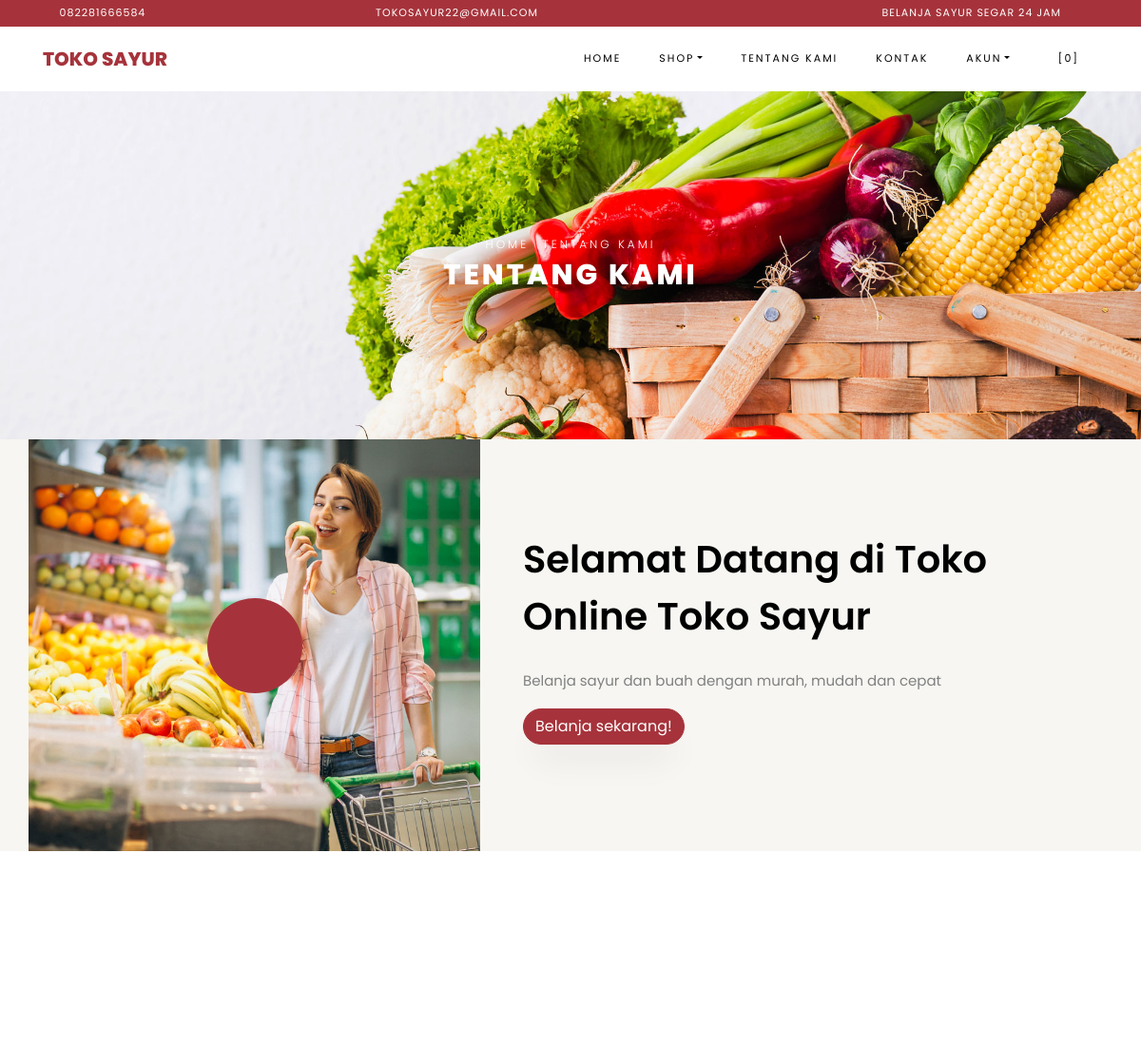
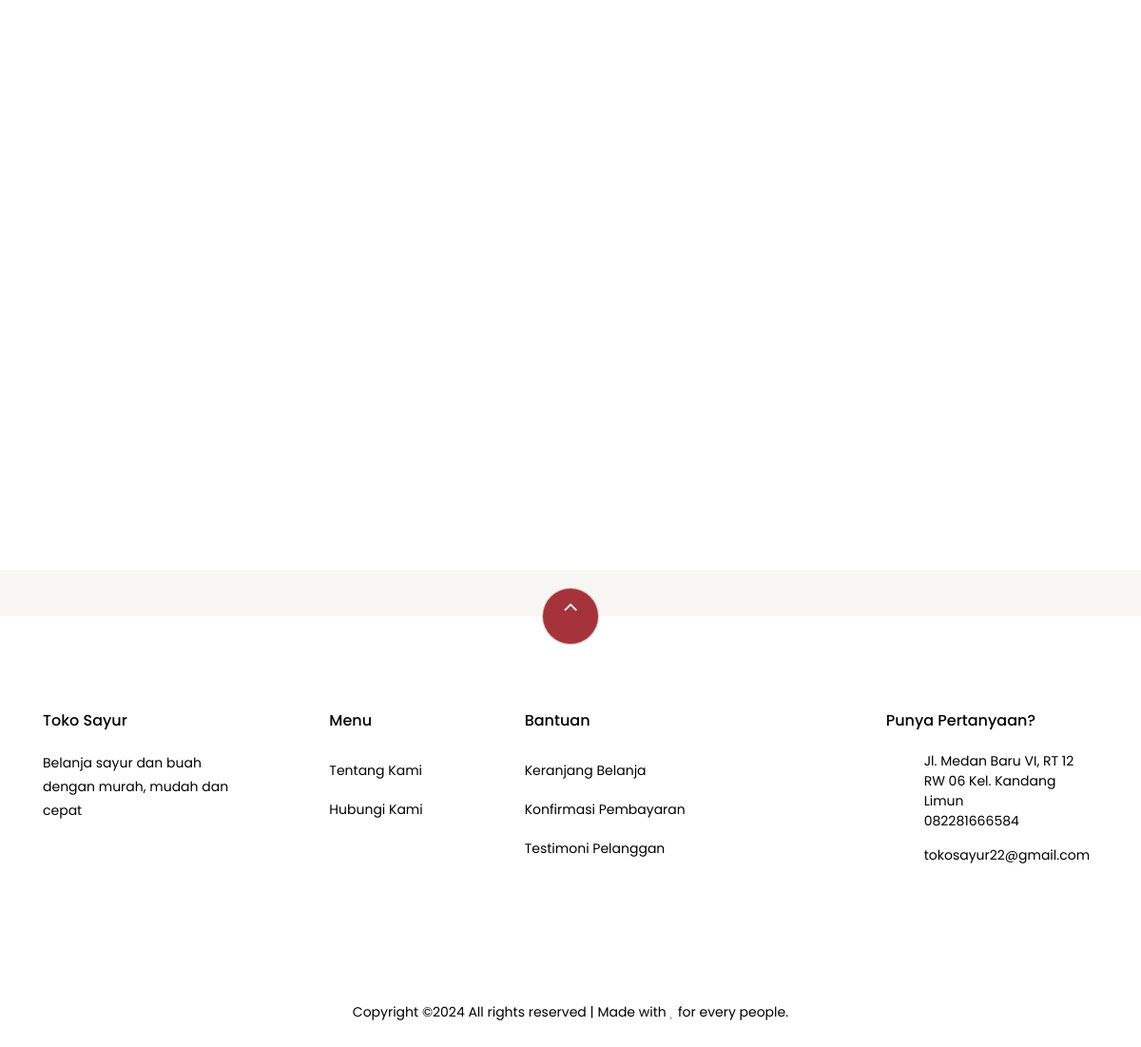
Page /index.php/pages/about on the committed database (2 pictures, top to bottom).
### tables this page shows
CREATE TABLE `settings` (
  `id` int(10) NOT NULL,
  `key` varchar(32) NOT NULL,
  `content` text NOT NULL
);

### application/helpers/themes_helper.php (called while the page is built, shortened)
<?php
if ( ! function_exists('get_theme_name'))
{
    function get_theme_name() {
        $current_theme = get_settings('current_theme_name');
        return ($current_theme) ? $current_theme : false;
    }
}
if ( ! function_exists('get_template_part'))
{
    function get_template_part($file_name = null, $params = array()) {
        if ($file_name !== '') {
            $current_theme = get_theme_name();
            if ( file_exists($file_location = VIEWPATH .'themes/'. $current_theme .'/'. $file_name .'.php')) {
                $CI =& get_instance();
                $CI->load->view('themes/'. $current_theme .'/'. $file_name, $params);
            }
            else {
                echo '<div>Kesalahan: berkas tema <b>'. $file_name .'.php</b> tidak ditemukan.<br>Lokasi berkas: <b>'. $file_location .'</b></div>';
            }
        }
    }
}
if ( ! function_exists('get_header'))
{
    function get_header($params = null, $section = '', $current_section = '') {
        $load_params = array();
        if ( is_null($params)) {
            $load_params['title'] = get_settings('site_name');
        }
        else if ( is_string($params)) {
            $load_params['title'] = $params;
        }
        $load_params['sidebar_section'] = $section;
        $load_params['current_section'] = $current_section;
        get_template_part('header', $load_params);
    }
}
if ( ! function_exists('get_footer'))
{
    function get_footer($params = array()) {
        get_template_part('footer', $params);
    }
}
if ( ! function_exists('get_theme_uri'))
{
    function get_theme_uri($file_name = null, $theme_name = NULL)
    {
        $theme_name = ($theme_name == NULL) ? get_theme_name() : $theme_name;
        return is_null($file_name) ? base_url('assets/themes/'. $theme_name .'/') : base_url('assets/themes/'. $theme_name .'/'. $file_name) ;
    }
}

### application/controllers/Pages.php (called while the page is built, shortened)
<?php
class Pages extends CI_Controller {
    public function about()
    {
        $params['reviews'] = $this->review->get_all_reviews();
        get_header(get_store_name());
        get_template_part('pages/about', $params);
        get_footer();
    }
}

### index.php (called while the page is built, shortened)
<?php
require_once BASEPATH . 'core/CodeIgniter.php';

### application/helpers/global_helper.php (called while the page is built, shortened)
<?php
if (!function_exists('get_settings')) {
    function get_settings($key = '')
    {
        $CI = &get_instance();
        $row = $CI->db
            ->select('content')
            ->where('key', $key)
            ->get('settings')
            ->row();
        return $row->content;
    }
}
if (!function_exists('get_store_name')) {
    function get_store_name()
    {
        return get_settings('store_name');
    }
}

### application/helpers/session_helper.php (called while the page is built, shortened)
<?php
if (!function_exists('init')) {
    function init()
    {
        $CI = &get_instance();
        return $CI;
    }
}
if (!function_exists('session_data')) {
    function session_data()
    {
        $CI = init();
        $read_session_in_cookie = get_cookie('__ACTIVE_SESSION_DATA');
        $read_session_in_session = $CI->session->userdata('__ACTIVE_SESSION_DATA');
        if ($read_session_in_cookie) {
            $read_data = $CI->encryption->decrypt($read_session_in_cookie);
            $read_data = json_decode($read_data);
            return $read_data;
        } else if ($read_session_in_session) {
            $read_data = $CI->encryption->decrypt($read_session_in_session);
            $read_data = json_decode($read_data);
            return $read_data;
        } else {
            $default_session = new stdClass();
            $default_session->is_login = FALSE;
            $default_session->user_id = 0;
            $default_session->login_at = 0;
            $default_session->remember_me = FALSE;
            return $default_session;
        }
    }
}

### application/views/themes/vegefoods/pages/about.php (the view, shortened to what this page needs)
<div class="hero-wrap hero-bread" style="background-image: url('<?php echo get_theme_uri('images/bg_1.jpg'); ?>');">
    <div class="container">
      <div class="row no-gutters slider-text align-items-center justify-content-center">
        <div class="col-md-9 ftco-animate text-center">
            <p class="breadcrumbs"><span class="mr-2"><?php echo anchor(base_url(), 'Home'); ?></span> <span>Tentang Kami</span></p>
          <h1 class="mb-0 bread">Tentang Kami</h1>
        </div>
      </div>
    </div>
  </div>
  <section class="ftco-section ftco-no-pb ftco-no-pt bg-light">
          <div class="container">
              <div class="row">
                  <div class="col-md-5 p-md-5 img img-2 d-flex justify-content-center align-items-center" style="background-image: url(<?php echo get_theme_uri('images/about.jpg'); ?>);">
                      <a href="https://vimeo.com/45830194" class="icon popup-vimeo d-flex justify-content-center align-items-center">
                          <span class="icon-play"></span>
                      </a>
                  </div>
                  <div class="col-md-7 py-5 wrap-about pb-md-5 ftco-animate">
            <div class="heading-section-bold mb-4 mt-md-5">
                <div class="ml-md-0">
                  <h2 class="mb-4">Selamat Datang di Toko Online <?php echo get_store_name(); ?></h2>
              </div>
            </div>
            <div class="pb-md-5">
                <p><?php echo get_settings('store_description'); ?></p>
                          <p><a href="<?php echo site_url('browse'); ?>" class="btn btn-primary">Belanja sekarang!</a></p>
                      </div>
                  </div>
              </div>
          </div>
      </section>
      <section class="ftco-section testimony-section">
    <div class="container">
      <div class="row justify-content-center mb-5 pb-3">
      </div>
    </div>
  </section>
<section class="ftco-section">
      <div class="container">
          <div class="row no-gutters ftco-services">
  </div>
      </div>
  </section>

### application/views/themes/vegefoods/header.php (shortened to what this page needs)
?><!DOCTYPE html>
<html lang="en">
  <head>
    <link rel="stylesheet" href="<?php echo get_theme_uri('css/open-iconic-bootstrap.min.css'); ?>">
    <link rel="stylesheet" href="<?php echo get_theme_uri('css/animate.css'); ?>">
    <link rel="stylesheet" href="<?php echo get_theme_uri('css/owl.carousel.min.css'); ?>">
    <link rel="stylesheet" href="<?php echo get_theme_uri('css/owl.theme.default.min.css'); ?>">
    <link rel="stylesheet" href="<?php echo get_theme_uri('css/magnific-popup.css'); ?>">
    <link rel="stylesheet" href="<?php echo get_theme_uri('css/aos.css'); ?>">
	<link rel="stylesheet" href="<?php echo get_theme_uri('css/ionicons.min.css'); ?>">
	<link rel="stylesheet" href="<?php echo get_theme_uri('js/plugins/@fortawesome/fontawesome-free/css/all.min.css', 'argon'); ?>">
    <link rel="stylesheet" href="<?php echo get_theme_uri('css/bootstrap-datepicker.css'); ?>">
    <link rel="stylesheet" href="<?php echo get_theme_uri('css/jquery.timepicker.css'); ?>">
    <link rel="stylesheet" href="<?php echo get_theme_uri('css/flaticon.css'); ?>">
    <link rel="stylesheet" href="<?php echo get_theme_uri('css/icomoon.css'); ?>">
	<link rel="stylesheet" href="<?php echo get_theme_uri('css/style.css'); ?>">
	<link rel="stylesheet" href="<?php echo base_url('assets/plugins/toastr/toastr.min.css'); ?>">
  </head>
  <body class="goto-here">
		<div class="py-1 bg-primary">
    	<div class="container">
    		<div class="row no-gutters d-flex align-items-start align-items-center px-md-0">
	    		<div class="col-lg-12 d-block">
		    		<div class="row d-flex">
		    			<div class="col-md pr-4 d-flex topper align-items-center">
					    	<div class="icon mr-2 d-flex justify-content-center align-items-center"><span class="icon-phone2"></span></div>
						    <span class="text"><?php echo get_settings('store_phone_number'); ?></span>
					    </div>
					    <div class="col-md pr-4 d-flex topper align-items-center">
					    	<div class="icon mr-2 d-flex justify-content-center align-items-center"><span class="icon-paper-plane"></span></div>
						    <span class="text"><?php echo get_settings('store_email'); ?></span>
					    </div>
					    <div class="col-md-5 pr-4 d-flex topper align-items-center text-lg-right">
						    <span class="text"><?php echo get_settings('store_tagline'); ?></span>
					    </div>
				    </div>
			    </div>
		    </div>
		  </div>
    </div>
    <nav class="navbar navbar-expand-lg navbar-dark ftco_navbar bg-dark ftco-navbar-light" id="ftco-navbar">
	    <div class="container">
	      <a class="navbar-brand" href="<?php echo base_url(); ?>"><?php echo get_store_name(); ?></a>
	      <div class="collapse navbar-collapse" id="ftco-nav">
	        <ul class="navbar-nav ml-auto">
	          <li class="nav-item active"><a href="<?php echo base_url(); ?>" class="nav-link">Home</a></li>
	          <li class="nav-item dropdown">
              <a class="nav-link dropdown-toggle" href="#" id="dropdown04" data-toggle="dropdown" aria-haspopup="true" aria-expanded="false">Shop</a>
            </li>
	          <li class="nav-item"><a href="<?php echo site_url('pages/about'); ?>" class="nav-link">Tentang Kami</a></li>
              <li class="nav-item"><a href="<?php echo site_url('pages/contact'); ?>" class="nav-link">Kontak</a></li>
              <li class="nav-item dropdown">
              <a class="nav-link dropdown-toggle" href="#" id="dropdown05" data-toggle="dropdown" aria-haspopup="true" aria-expanded="false">Akun</a>
            </li>
	          <li class="nav-item cta cta-colored"><a href="<?php echo site_url('shop/cart'); ?>" class="nav-link"><span class="icon-shopping_cart"></span>[<span class="cart-item-total">0</span>]</a></li>
	        </ul>
	      </div>
	    </div>
	  </nav>

### application/views/themes/vegefoods/footer.php (shortened to what this page needs)
<section class="ftco-section ftco-no-pt ftco-no-pb py-5 bg-light">
    <div class="container py-4">
    </div>
  </section>
  <footer class="ftco-footer ftco-section">
    <div class="container">
        <div class="row">
            <div class="mouse">
                      <a href="#" class="mouse-icon">
                          <div class="mouse-wheel"><span class="ion-ios-arrow-up"></span></div>
                      </a>
                  </div>
        </div>
      <div class="row mb-5">
        <div class="col-md">
          <div class="ftco-footer-widget mb-4">
            <h2 class="ftco-heading-2"><?php echo get_store_name(); ?></h2>
            <p><?php echo get_settings('store_description'); ?></p>
            <ul class="ftco-footer-social list-unstyled float-md-left float-lft mt-5">
            </ul>
          </div>
        </div>
        <div class="col-md">
          <div class="ftco-footer-widget mb-4 ml-md-5">
            <h2 class="ftco-heading-2">Menu</h2>
            <ul class="list-unstyled">
              <li><a href="<?php echo site_url('pages/about'); ?>" class="py-2 d-block">Tentang Kami</a></li>
              <li><a href="<?php echo site_url('pages/contact'); ?>" class="py-2 d-block">Hubungi Kami</a></li>
            </ul>
          </div>
        </div>
        <div class="col-md-4">
           <div class="ftco-footer-widget mb-4">
            <h2 class="ftco-heading-2">Bantuan</h2>
            <div class="d-flex">
                <ul class="list-unstyled mr-l-5 pr-l-3 mr-4">
                  <li><a href="<?php echo site_url('shop/cart'); ?>" class="py-2 d-block">Keranjang Belanja</a></li>
                  <li><a href="<?php echo site_url('customer/payments/confirm'); ?>" class="py-2 d-block">Konfirmasi Pembayaran</a></li>
                  <li><a href="<?php echo site_url('shop/testimonial'); ?>" class="py-2 d-block">Testimoni Pelanggan</a></li>
                </ul>
              </div>
          </div>
        </div>
        <div class="col-md">
          <div class="ftco-footer-widget mb-4">
              <h2 class="ftco-heading-2">Punya Pertanyaan?</h2>
              <div class="block-23 mb-3">
                <ul>
                  <li><span class="icon icon-map-marker"></span><span class="text"><?php echo get_settings('store_address'); ?></span></li>
                  <li><a href="#"><span class="icon icon-phone"></span><span class="text"><?php echo get_settings('store_phone_number'); ?></span></a></li>
                  <li><a href="#"><span class="icon icon-envelope"></span><span class="text"><?php echo get_settings('store_email'); ?></span></a></li>
                </ul>
              </div>
          </div>
        </div>
      </div>
      <div class="row">
        <div class="col-md-12 text-center">
          <p>
                        Copyright &copy;<script>document.write(new Date().getFullYear());</script> All rights reserved | Made with <i class="icon-heart text-danger" aria-hidden="true"></i> for every people.
                      </p>
        </div>
      </div>
    </div>
  </footer>
</body>
</html>

### assets/themes/vegefoods/css/icomoon.css (style rules this page uses)
[class^="icon-"], [class*=" icon-"] { font-family: 'icomoon' !important; speak: none; font-style: normal; font-weight: normal; font-variant: normal; text-transform: none; line-height: 1; -webkit-font-smoothing: antialiased; -moz-osx-font-smoothing: grayscale; }
.icon-heart:before { content: "\f004"; }
.icon-map-marker:before { content: "\f041"; }
.icon-play:before { content: "\f04b"; }
.icon-phone:before { content: "\f095"; }
.icon-envelope:before { content: "\f0e0"; }
.icon-paper-plane:before { content: "\f1d8"; }
.icon-phone2:before { content: "\e0cd"; }
.icon-shopping_cart:before { content: "\e8cc"; }

### rows in the picture
settings: content "082281666584"
settings: content "TOKOSAYUR22@GMAIL.COM", content "tokosayur22@gmail.com"
settings: content "BELANJA SAYUR SEGAR 24 JAM"
settings: content "TOKO SAYUR", content "Toko Sayur"
settings: content (picture)
settings: content "Belanja sayur dan buah dengan murah, mudah dan cepat"
settings: content "Jl. Medan Baru VI, RT 12 RW 06 Kel. Kandang Limun"

### other values in the picture
anchor(base_url(), 'Home') "HOME"
